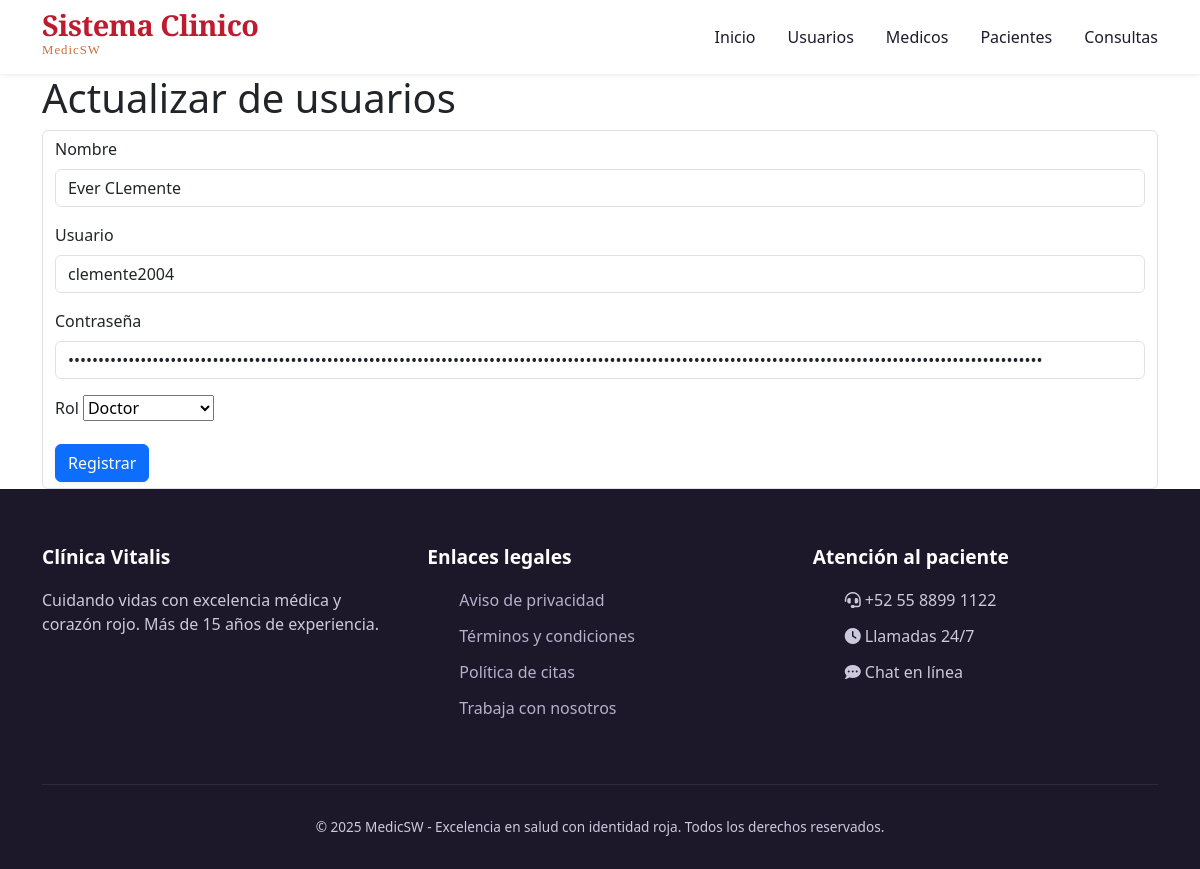
Page /usuarios/edit/1 on the earlier database version.
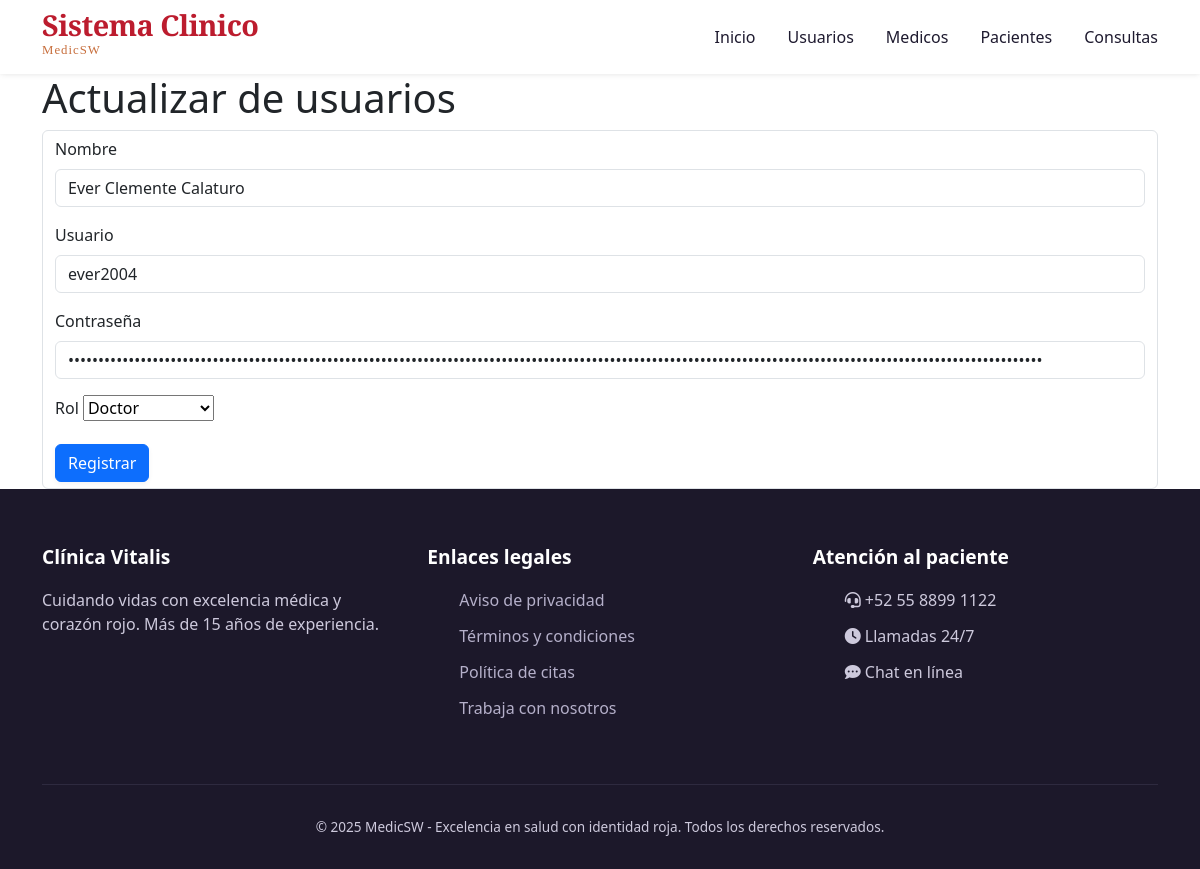
Same page on the later database version.
### models/usuario_model.py (models this page shows, shortened)
class Usuario(db.Model):
    __tablename__ = "usuarios"
    id = db.Column(db.Integer, primary_key = True)
    nombre = db.Column(db.String(80), nullable = False)
    username = db.Column(db.String(20), nullable = False)
    password = db.Column(db.String, nullable = False)
    rol = db.Column(db.String(20), nullable = False)
    @staticmethod
    def get_by_id(id):
        return Usuario.query.get(id)

### controllers/usuario_control.py (the view, shortened to what this page needs)
@usuario_bp.route("/edit/<int:id>",methods=['GET','POST'])
def edit(id):
    usuario = Usuario.get_by_id(id)
    return usuario_view.edit(usuario)

### views/usuario_view.py (called while the page is built)
def edit(usuario):
    return render_template('usuarios/edit.html',usuario=usuario)

### templates/usuarios/edit.html (shortened to what this page needs)
{% extends 'base.html' %}
{% block content %}
<h1>Actualizar de usuarios</h1>
<form action="{{ url_for('usuario.edit',id=usuario.id) }}" class="form form-control" method="POST">
    <div class="mb-3">
        <label for="" class="form-label">Nombre</label>
        <input type="text" class="form-control" name="nombre" value="{{usuario.nombre}}">
    </div>
    <div class="mb-3">
        <label for="" class="form-label">Usuario</label>
        <input type="text" class="form-control" name="username" value="{{usuario.username}}">
    </div>
    <div class="mb-3">
        <label for="" class="form-label">Contraseña</label>
        <input type="password" class="form-control" name="password" value="{{usuario.password}}">
    </div>
    <div class="mb-3">
        <label for="" class="form-label">Rol</label>
        <select name="rol" id="">
            <option value="Doctor" {% if usuario.rol == 'Doctor' %}selected{% endif %}>Doctor</option>
        </select>
    </div>
    <button type="submit" class="btn btn-primary">Registrar</button>
</form>
{% endblock %}

Differences in the rows shown:
changed Usuario "Doctor": nombre "Ever CLemente" → "Ever Clemente Calaturo"; username "clemente2004" → "ever2004"
